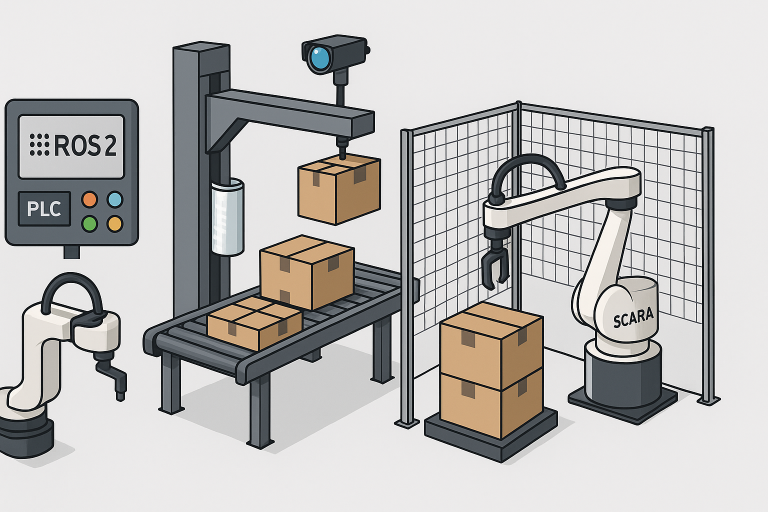
#> input picture SCARA_EMPLAYADORA.png, 1536 x 1024 px, given in place of the camera (shown at 1/2 size)
$ python height_measure.py
#> lines starting #> are read from the running program, lines starting #| are printed output that depends on the picture; after the words box and inside, x2 and y2 are one past the last pixel; in counts of white or black regions, pixels touching at a corner belong together
import cv2

# Modificar índice de la función para cambiar entre cámaras
cap = cv2.VideoCapture(2)
cap.set(cv2.CAP_PROP_AUTOFOCUS, 0)

if not cap.isOpened():
    print("Error al abrir la cámara")
else:
    while True:
        # Capturar el fotograma
        ret, frame = cap.read()
#> frame is the input picture: shape (1024, 1536, 3); mean B, G, R 187.4, 189, 190.9
        if not ret:
            print("Error al capturar el fotograma")
            break

        # Convertir a escala de grises
        gray = cv2.cvtColor(frame, cv2.COLOR_BGR2GRAY)
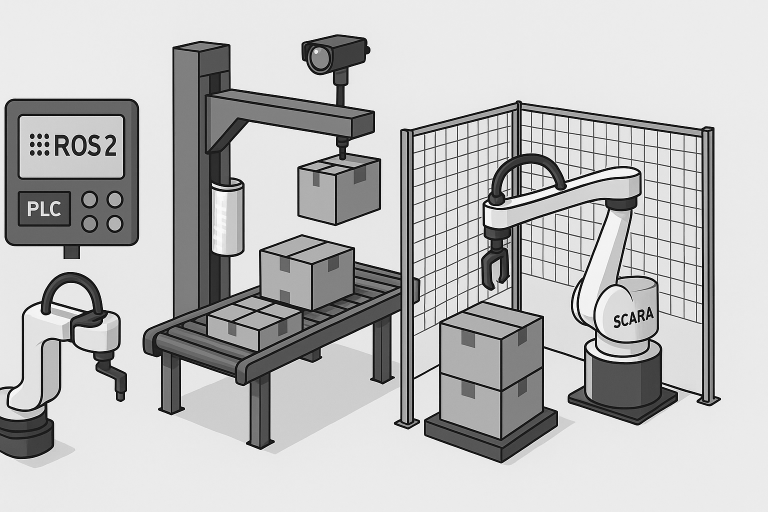
#> gray: shape (1024, 1536) (shown at 1/2 size); min 0, max 255, mean 189.4

        # Suavizar la imagen
        smooth_img = cv2.medianBlur(gray, 31)
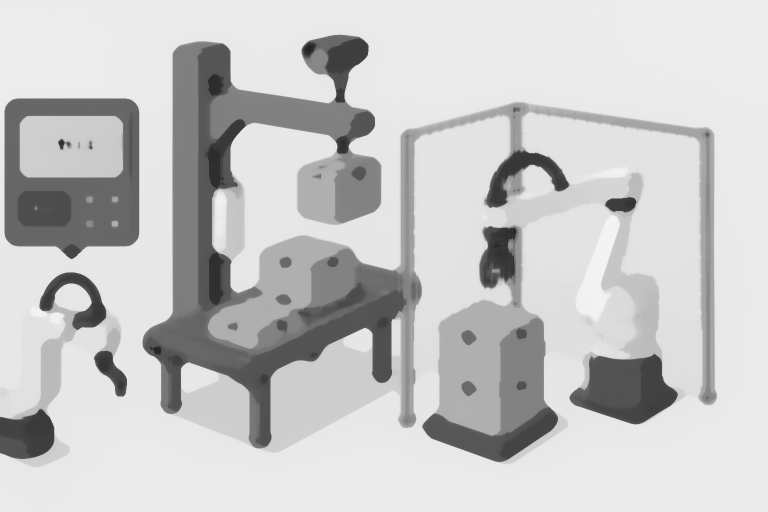
#> smooth_img: shape (1024, 1536) (shown at 1/2 size); min 33, max 243, mean 198.5

        # Aplicar umbral binario inverso
        _, bin_img = cv2.threshold(smooth_img, 50, 254, cv2.THRESH_BINARY_INV)
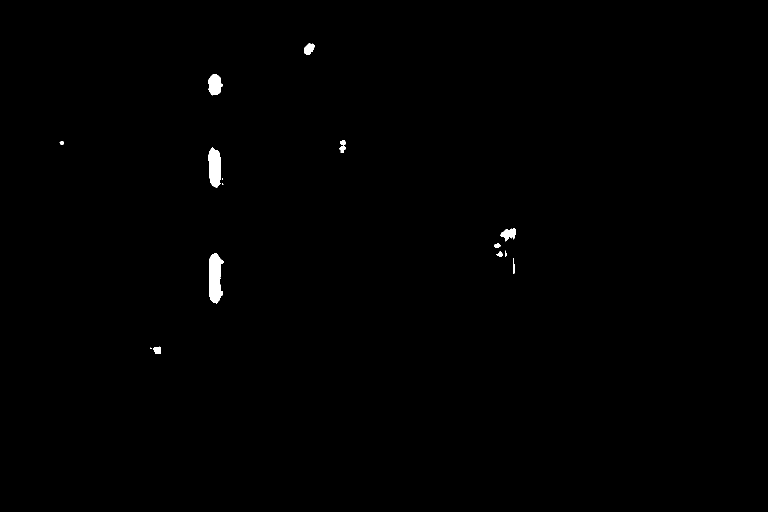
#> bin_img: shape (1024, 1536) (shown at 1/2 size); values 0 (black) and 254 (white), 0.39% white; 16 white regions (4 under 20 px), largest, box (x1, y1, x2, y2) and area: (418, 506, 447, 607) 2118, (416, 294, 442, 376) 1603, (416, 149, 446, 191) 902

        # Detectar bordes
        edges = cv2.Canny(bin_img, 10, 40)
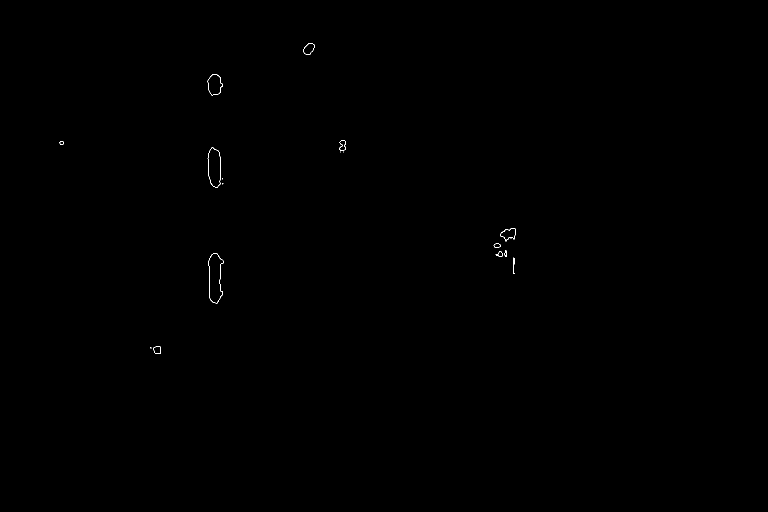
#> edges: shape (1024, 1536) (shown at 1/2 size); 0.07% white in thin lines or dots, all inside (x1, y1, x2, y2) = (119, 86, 1032, 708)

        # Encontrar contornos
        contours, _ = cv2.findContours(edges.copy(), cv2.RETR_EXTERNAL, cv2.CHAIN_APPROX_SIMPLE)
#> contours = 20 contours, 10 with area under 20; largest, box (x1, y1, x2, y2) and area: (417, 506, 447, 607) 2130, (415, 294, 442, 376) 1608, (415, 148, 446, 191) 910, (607, 86, 630, 110) 352, (678, 280, 692, 301) 181

        # Procesar cada contorno
        for contour in contours:
            perimetro = cv2.arcLength(contour, True)
            epsilon = 0.16 * perimetro
            approx = cv2.approxPolyDP(contour, epsilon, True)

            # Verificar si el contorno tiene 4 lados (rectángulo)
            if len(approx) == 4:
                x, y, w, h = cv2.boundingRect(approx)
                cv2.putText(frame, f'Position:({x},{y})', (x + 50, y),cv2.FONT_HERSHEY_SIMPLEX, 0.5, (255, 255, 255), 1)
                cv2.rectangle(frame, (x, y), (x + w, y + h), (255, 0, 0), 2)
#> this loop made 20 passes
#> (perimetro, epsilon, approx, x, y, w, h) on pass 11: (8.24, 1.32, [[444, 366], [444, 368], [445, 366], [446, 367]], 444, 366, 3, 3)
#> (perimetro, epsilon, approx) on passes 1, 3, 4, 5, 6, 7: (0, 0, [[302, 697]]), (52.14, 8.34, [[306, 696], [320, 707], [320, 693]]), (2, 0.32, [[1028, 546], [1028, 547]]), (91.66, 14.67, [[1027, 515], [1026, 547]]), (241.3, 38.61, [[429, 506], [434, 606]]), (40.38, 6.46, [[1004, 512], [1000, 502], [991, 509]])
#> frame: shape (1024, 1536, 3); 0.02% of pixels changed, all inside (x1, y1, x2, y2) = (443, 354, 639, 371)

        # Mostrar las imágenes procesadas
        cv2.imshow("Escal de grises",gray)
        cv2.imshow("Imagen Suavizada", smooth_img)
        cv2.imshow("Imagen Binaria", bin_img)
        cv2.imshow("Forma Encontrada", frame)

        # Salir al presionar 'q'
        if cv2.waitKey(1) & 0xFF == ord('q'):
#> (key q is pressed here)
            break

# Liberar la cámara y cerrar ventanas
cap.release()
cv2.destroyAllWindows()
